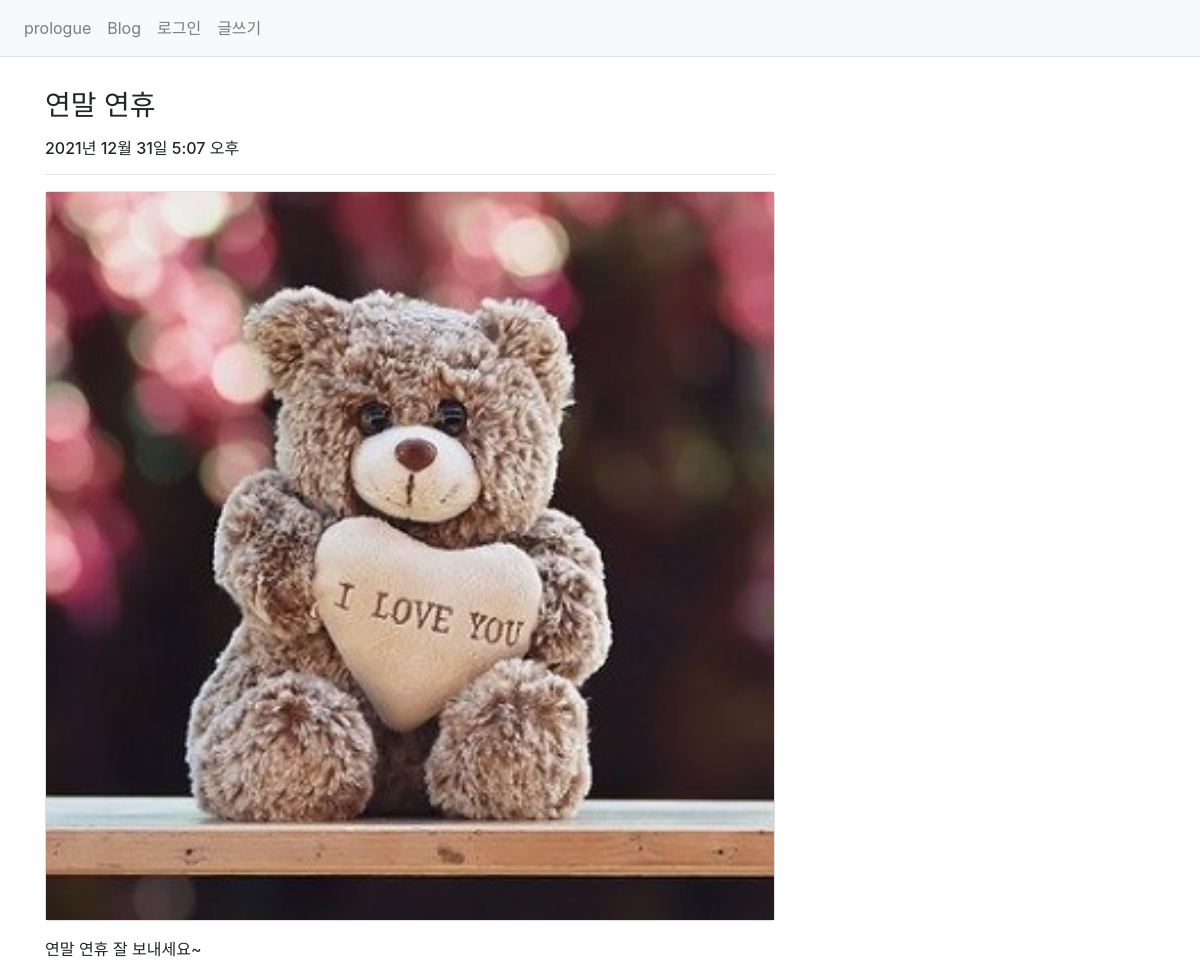
Page /blog/detail/5 on the committed database.
### blog/models.py (models this page shows, shortened)
class Post(models.Model):
    title = models.CharField(max_length=100)    #포스트 제목
    content = models.TextField()        #내용
    pub_date = models.DateTimeField()   #작성일
    modify_date = models.DateTimeField(null=True, blank=True)   #수정일
    photo = models.ImageField(upload_to='blog/images/%Y/%m/%d/',
                              null=True, blank=True)

### blog/views.py (the view)
# urls.py: path('detail/<int:pk>', views.detail, name='detail'),
def detail(request, pk):
    post = get_object_or_404(Post, pk=pk)  #모든 자료 가져오기
    context = {'post':post}
    return render(request, 'blog/detail.html', context)

### templates/blog/detail.html (shortened to what this page needs)
{% extends 'base.html' %}
{% block content %}
<section>
<div class="container my-3">
    <div class="row">
        <div class="col-8">
            <h3 class="my-3">{{ post.title }}</h3>
            <h6>
                {{ post.pub_date }}
            </h6>
            <hr>
            {% if post.photo %}
            <div class="card">
                <img src="{{ post.photo.url }}">
            </div>
            <div class="my-3" style="white-space:pre-line">{{ post.content }}</div>
            {% endif %}
        </div>
    </div>
</div>
</section>
{% endblock %}

### static/blog/css/style.css (style rules this page uses)
section { height:700px; }

### rows in the picture
Post: title "연말 연휴", pub_date "2021년 12월 31일 5:07 오후", photo (picture), content "연말 연휴 잘 보내세요~"
